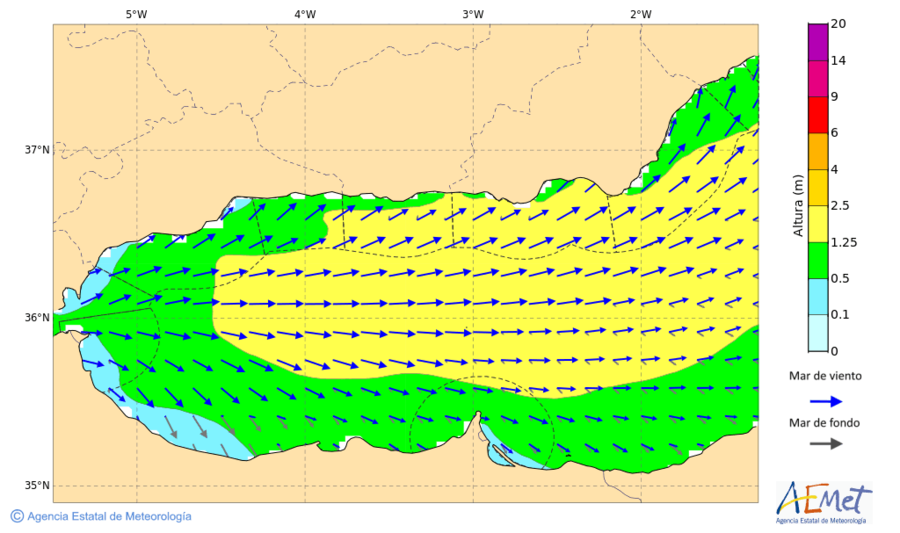
#> input picture img/aemet-yellow.png, 900 x 533 px
$ jupyter execute --allow-errors 05_hsv_ipywidget.ipynb   (shell and % lines are left out)
#> lines starting #> are read from the running program, lines starting #| are printed output that depends on the picture; after the words box and inside, x2 and y2 are one past the last pixel; in counts of white or black regions, pixels touching at a corner belong together
[cell 1]
import ipywidgets as widgets
import cv2 as cv
import numpy as np
import matplotlib.pyplot as plt
from matplotlib.colors import to_rgb
from IPython.display import display, clear_output

[cell 2]
img = cv.imread('../img/aemet-yellow.png', cv.IMREAD_COLOR)
#> img is the input picture: shape (533, 900, 3); mean B, G, R 153.3, 233.5, 206.4
plt.imshow(cv.cvtColor(img, cv.COLOR_BGR2RGB))
#> (this line was passed over: IPython is not available in this run)

[cell 3]
picker = widgets.ColorPicker(
    concise=True
)
display(picker)

#> (a cell that did not finish here is left out)

[cell 5]
gray = cv.cvtColor(img, cv.COLOR_BGR2GRAY)
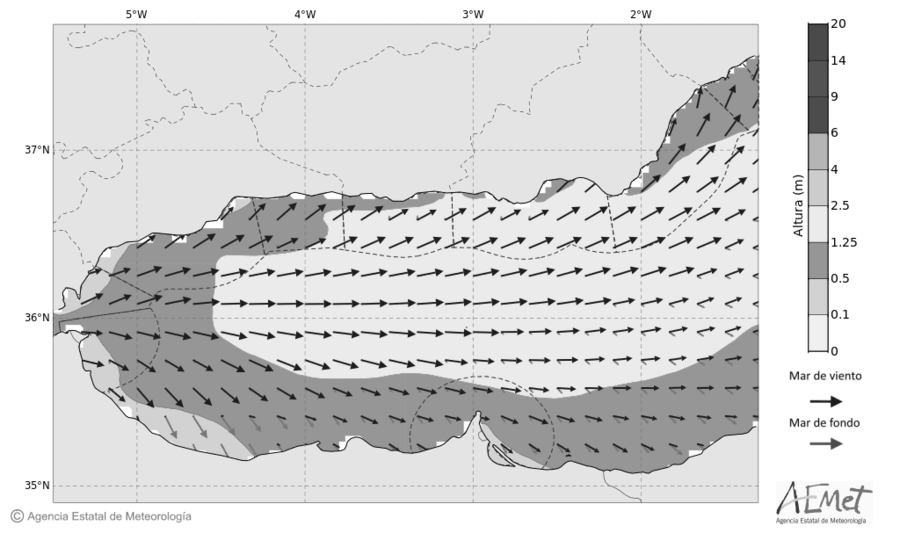
#> gray: shape (533, 900); min 11, max 255, mean 216.2

_,thresh = cv.threshold(gray, 100, 255, cv.THRESH_BINARY)
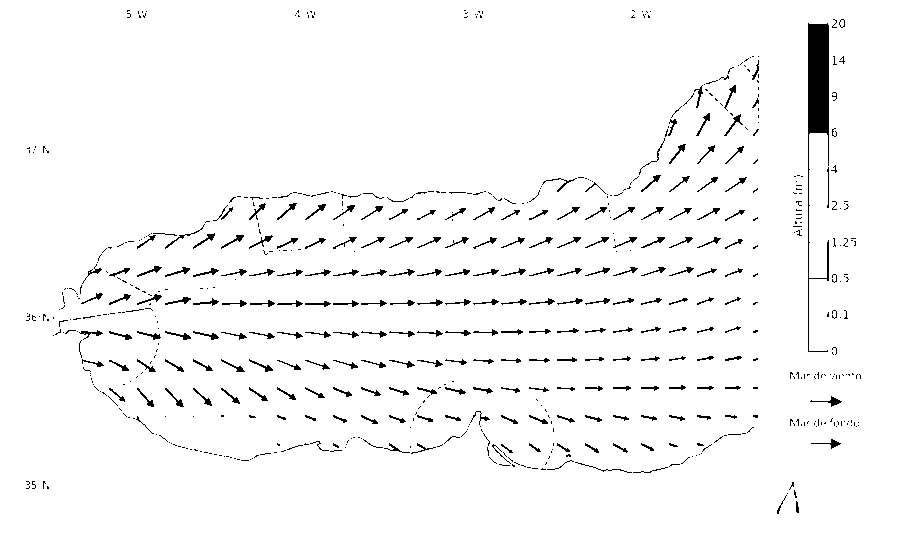
#> thresh: shape (533, 900); 96.7% white; 661 black regions (441 under 20 px), largest, box (x1, y1, x2, y2) and area: (808, 23, 829, 352) 2666, (810, 396, 842, 407) 90, (724, 114, 743, 136) 79
slider = widgets.IntSlider(max=255, min=0, value=100)

output = widgets.Output()

display(slider, output)

def threshold_image(thresh):
    _, thresh = cv.threshold(gray, thresh.new, 255, cv.THRESH_BINARY)
    with output:
        output.clear_output(wait=True)
        plt.imshow(thresh, cmap='gray')
        plt.axis('off')
        plt.show()

slider.observe(threshold_image, names='value')

with output:
    plt.imshow(thresh, cmap='gray')
#> (this line was passed over: IPython is not available in this run)
    plt.axis('off')
#> (this line was passed over: IPython is not available in this run)
    plt.show()

[cell 6]
img = cv.imread('../img/aemet-yellow.png', cv.IMREAD_COLOR)
plt.imshow(cv.cvtColor(img, cv.COLOR_BGR2RGB))
#> (this line was passed over: IPython is not available in this run)
